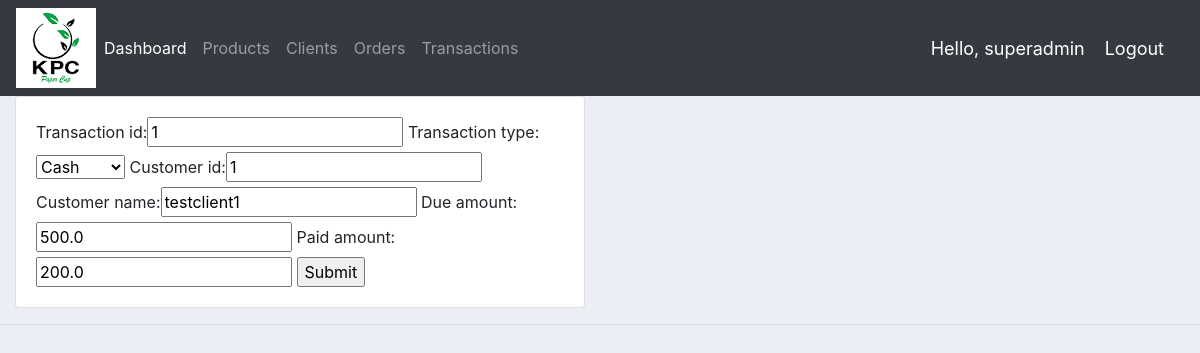
The page /update_transaction/1/ (signed in) on the database its author committed.
### accounts/models.py (models this page shows)
class Transaction(models.Model):
	TYPE = (
			('Cash', 'Cash'),
			('Cheque', 'Cheque'),
			)
	transaction_id = models.CharField(max_length=5, null=True)
	transaction_type = models.CharField(max_length=10, choices=TYPE, null=True)
	date = models.DateField(auto_now_add=True, null=True)
	customer_id = models.CharField(max_length=6, null=True)
	customer_name = models.CharField(max_length=30, null=True)
	due_amount = models.FloatField(null=True)
	paid_amount = models.FloatField(null=True)
	def __str__(self):
		return self.customer_name

### accounts/decorators.py (the view)
		def wrapper_func(request, *args, **kwargs):
			group = None
			if request.user.groups.exists():
				group = request.user.groups.all()[0].name
			else:
				return HttpResponse('You are not authorized to view this page')
			if group in allowed_roles:
				return view_func(request, *args, **kwargs)
			else:
				return HttpResponse('You are not authorized to perform this task')

### accounts/forms.py
class TransactionForm(ModelForm):
	class Meta:
		model = Transaction
		fields = '__all__'

### accounts/views.py (called while the page is built)
@login_required(login_url='login')
@allowed_users(allowed_roles=['superadmin', 'admin', 'chairperson', 'director', 'auditor', 'operator', 'secondman'])
def updateTransaction(request, pk):
	transaction = Transaction.objects.get(id=pk)
	form_transaction = TransactionForm(instance=transaction)
	print('Transaction:', transaction)
	if request.method == 'POST':
		form_transaction = TransactionForm(request.POST, instance=transaction)
		if form_transaction.is_valid():
			form_transaction.save()
			return redirect('/transactions')
	context = {'form_transaction':form_transaction}
	return render(request, 'accounts/transaction_form.html', context)

### accounts/templates/accounts/transaction_form.html (shortened to what this page needs)
{%  extends 'accounts/main.html' %}
{% load static %}
{% block content %}
<div class="row">
	<div class="col-md-6">
		<div class="card card-body">
			<form action="" method="POST">
				{{form_transaction}}
				<input type="submit" name="Submit">
			</form>
		</div>
	</div>
</div>
{% endblock %}

### accounts/templates/accounts/navbar.html (shortened to what this page needs)
{% load static %}
<nav class="navbar navbar-expand-lg navbar-dark bg-dark">
 <img src="{% static 'images/logo.png' %}">
  <div class="collapse navbar-collapse" id="navbarNav">
    <ul class="navbar-nav">
      <li class="nav-item active">
        <a class="nav-link" href="{% url 'home' %}">Dashboard</a>
      </li>
      <li class="nav-item">
        <a class="nav-link" href="{% url 'products' %}">Products</a>
      </li>
            <li class="nav-item">
        <a class="nav-link" href="{% url 'clients' %}">Clients</a>
      </li>
            <li class="nav-item">
        <a class="nav-link" href="{% url 'orders' %}">Orders</a>
      </li>
            <li class="nav-item">
        <a class="nav-link" href="{% url 'transactions' %}">Transactions</a>
      </li>
    </ul>
  </div>
  <span class="hello-msg">Hello, {{request.user}}</span>
  <span ><a  class="hello-msg" href="{% url 'logout' %}">Logout</a></span>
</nav>

### static/css/main.css (style rules this page uses)
body { background-color: #ebeff5; }

### accounts/templates/accounts/navbar.html (style rules this page uses)
.hello-msg { font-size: 18px; color: #fff; margin-right: 20px; }

### rows shown on the page
Transaction: transaction_id "1", transaction_type "Cash", customer_id "1", customer_name "testclient1", due_amount "500.0", paid_amount "200.0"

### other values the page prints
{{ request.user }} "superadmin"
